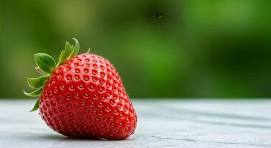
#> input picture image.jpg, 271 x 148 px
$ python exp22-code.py   (older library calls are emulated)
#> lines starting #> are read from the running program, lines starting #| are printed output that depends on the picture
import cv2
import numpy as np

# Load image
img = cv2.imread("image.jpg")
#> img is the input picture: shape (148, 271, 3); mean B, G, R 72.4, 115.1, 111.6

if img is None:
    print("Error: Image not found!")
    exit()

# Laplacian mask with positive center coefficient
kernel = np.array([
    [0, -1, 0],
    [-1, 4, -1],
    [0, -1, 0]
], dtype=np.float32)

# Apply filter
laplacian = cv2.filter2D(img, cv2.CV_32F, kernel)
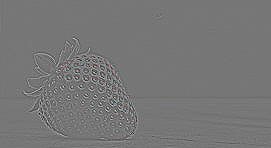
#> laplacian: shape (148, 271, 3) float32; mean B, G, R 0, 0, 0; drawn with min black and max white
laplacian = cv2.convertScaleAbs(laplacian)
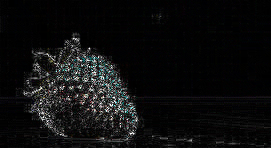
#> laplacian: shape (148, 271, 3); mean B, G, R 14.5, 14.4, 14.1

# Sharpen image
sharpened = cv2.add(img, laplacian)
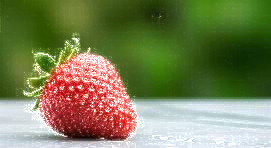
#> sharpened: shape (148, 271, 3); mean B, G, R 86.2, 128.6, 122.3

# Display
cv2.imshow("Original Image", img)
cv2.imshow("Laplacian", laplacian)
cv2.imshow("Sharpened Image", sharpened)

cv2.waitKey(0)
cv2.destroyAllWindows()

$ run again, with exp24-input.jpg copied over image.jpg
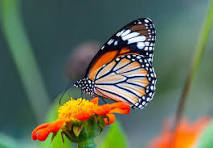
#> input picture exp24-input.jpg, 213 x 148 px
#> img is the input picture: shape (148, 213, 3); mean B, G, R 89, 108.1, 97.2
#> `laplacian = cv2.convertScaleAbs(laplacian)`:
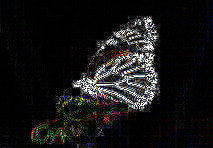
#> laplacian: shape (148, 213, 3); mean B, G, R 21.9, 21.5, 22.2
#> `sharpened = cv2.add(img, laplacian)`:
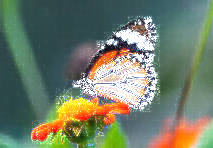
#> sharpened: shape (148, 213, 3); mean B, G, R 106.2, 125.3, 113.9

$ run again, with exp28-input.jpeg copied over image.jpg
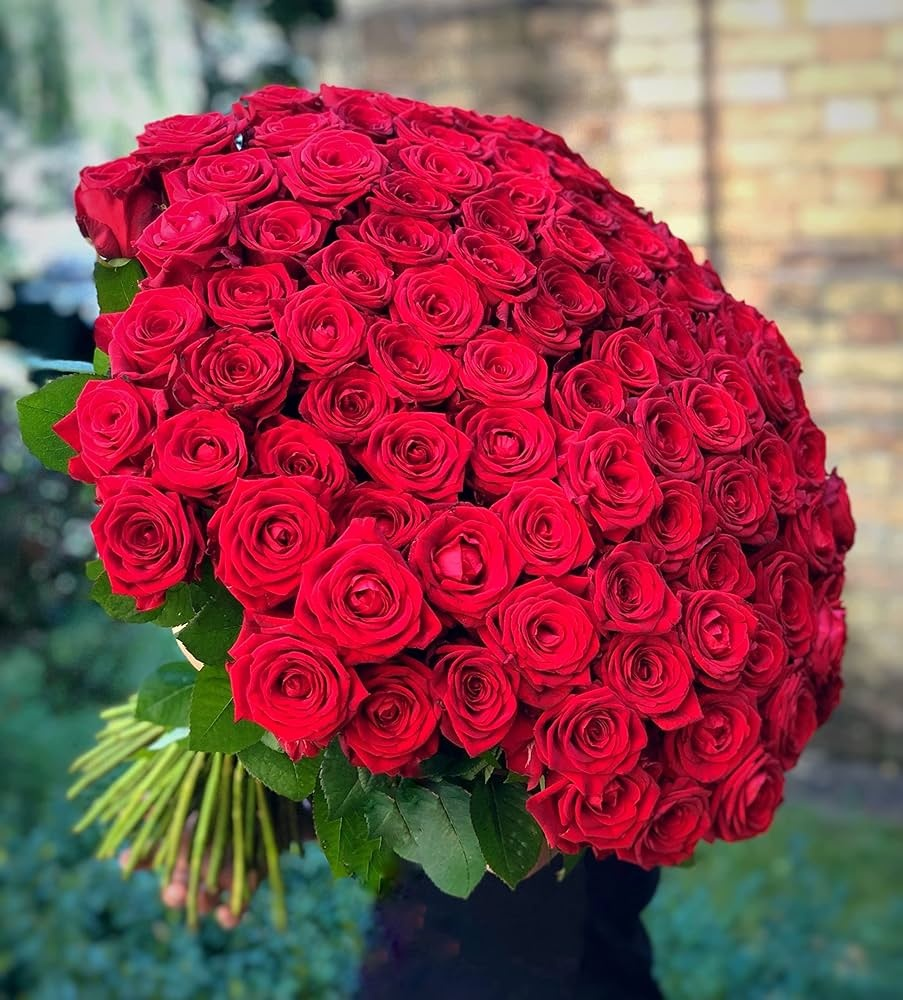
#> input picture exp28-input.jpeg, 903 x 1000 px
#> img is the input picture: shape (1000, 903, 3); mean B, G, R 78.3, 70.4, 141.4
#> `laplacian = cv2.convertScaleAbs(laplacian)`:
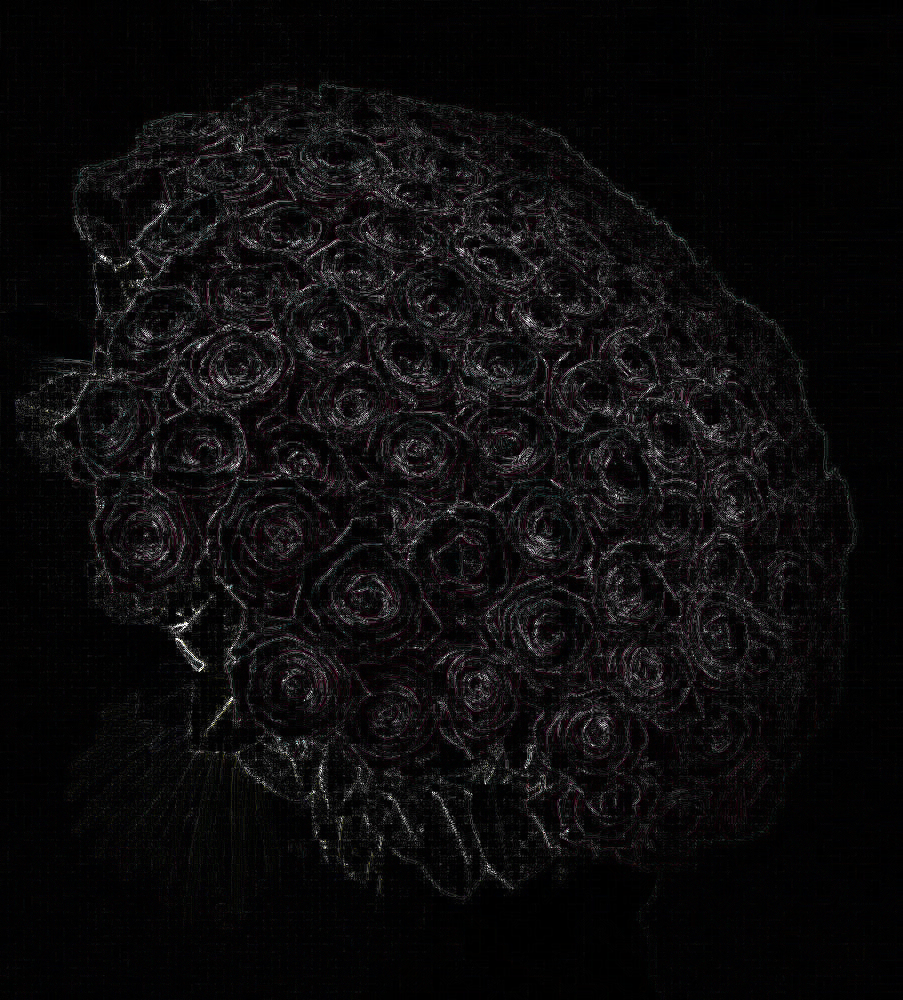
#> laplacian: shape (1000, 903, 3); mean B, G, R 12.7, 12, 13.1
#> `sharpened = cv2.add(img, laplacian)`:
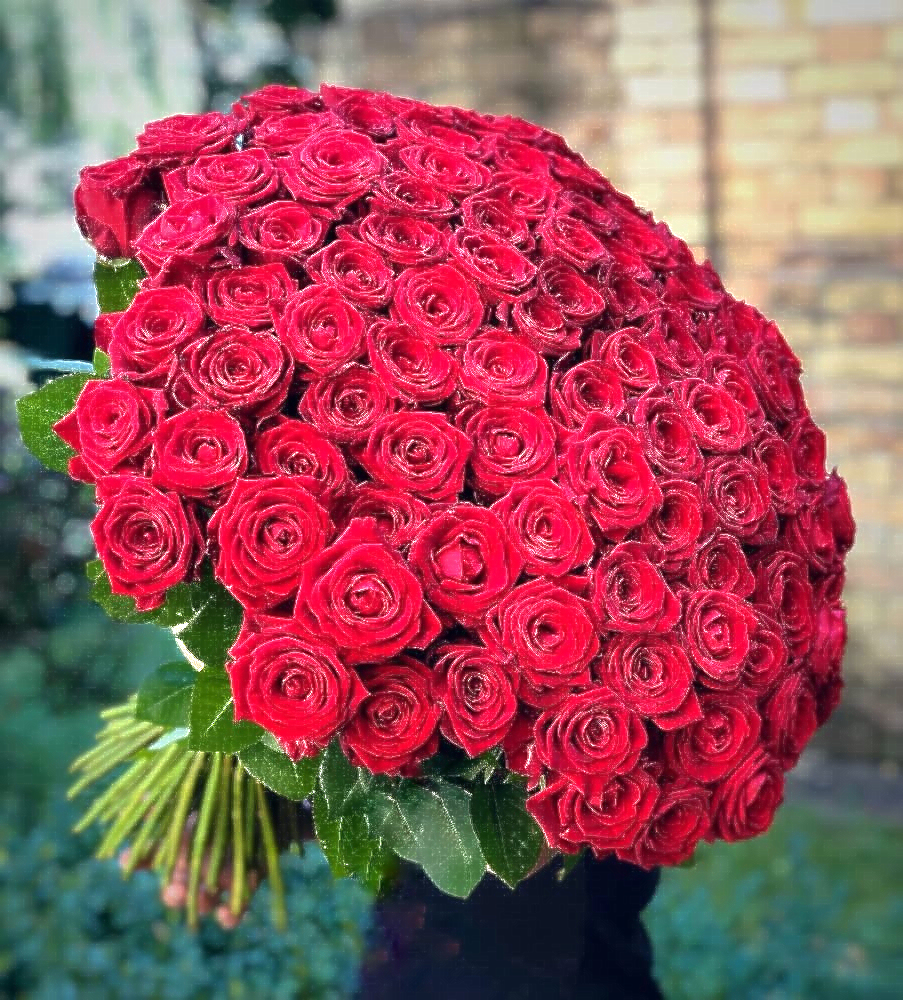
#> sharpened: shape (1000, 903, 3); mean B, G, R 90.9, 82.3, 152
